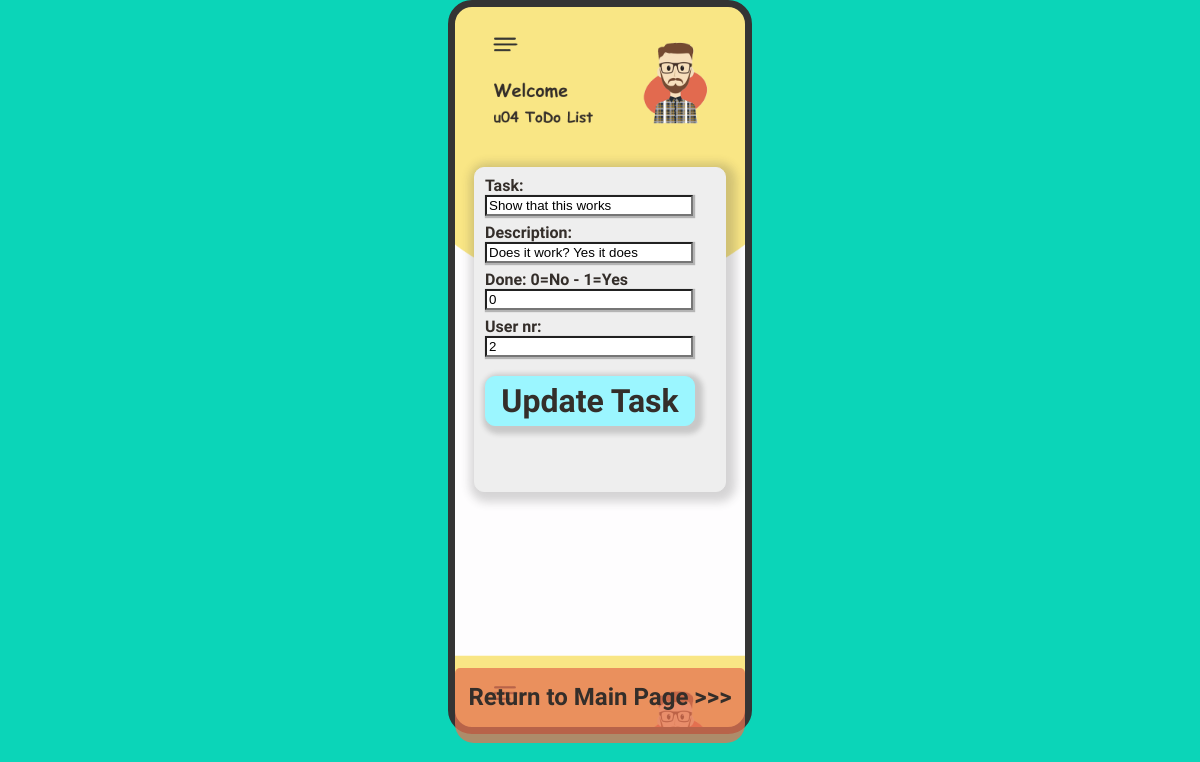
/updateTask.php?showtaskId=36, run on the app's committed database.
### tables this page shows
CREATE TABLE `task` (
  `taskId` int(11) NOT NULL AUTO_INCREMENT,
  `taskTitle` varchar(50) NOT NULL,
  `taskDescription` varchar(50) DEFAULT NULL,
  `taskDone` tinyint(1) DEFAULT NULL,
  `taskDate` date DEFAULT NULL,
  `userId` int(11) DEFAULT NULL,
  PRIMARY KEY (`taskId`),
  KEY `userId` (`userId`),
  CONSTRAINT `task_ibfk_2` FOREIGN KEY (`userId`) REFERENCES `user` (`userId`) ON UPDATE NO ACTION
);

### crud.php (called while the page is built, shortened)
<?php
function getTask($taskId)
{
    $conn = prepareDB();
    $query =<<<SQL
    SELECT * FROM task WHERE taskId=:taskId;
    SQL;
    try {
        $stmt = $conn->prepare($query);
        $stmt->bindParam("taskId", $taskId);
        $stmt->execute();
        $stmt->setFetchMode(PDO::FETCH_ASSOC);
        return $stmt->fetchAll()[0];
    }
    catch (PDOException $error) {
        echo "Error: " . $error->getMessage();
    }
}
?>

### updateTask.php (the view, shortened to what this page needs)
<!DOCTYPE html>
<html lang="en">
<head>
    <link rel="stylesheet" href="styles.css">
</head>
<body>
<section class="iPhone">
<?php
    include 'crud.php';
    $task = getTask($_GET["showtaskId"]);
?>
<div class="updateiPhoneScreen">
<form method="post" action="<?php echo $_SERVER["PHP_SELF"] ?>" class="updateTaskForm">
        <label for="updatetaskTitle">Task:</label><br>
        <input type="text" name="updatetaskTitle" id="updatetaskTitle" value="<? print($task["taskTitle"]) ?>" class="gap"><br>
        <label for="updatetaskDescription">Description:</label><br>
        <input type="text" name="updatetaskDescription" id="updatetaskDescription" value="<? print($task["taskDescription"]) ?>" class="gap"><br>
        <label for="updatetaskTitle">Done: 0=No - 1=Yes</label><br>
        <input type="text" name="updatetaskDone" id="updatetaskDone" value="<? print($task["taskDone"]) ?>" class="gap"><br>
        <label for="updateuserId">User nr:</label><br>
        <input type="text" name="updateuserId" id="updateuserId" value="<? print($task["userId"]) ?> "><br>
        <input type="hidden" name="updatetaskId" value="<? print($_GET["showtaskId"]) ?>"><br>
        <input type="submit" value="Update Task" class="update">
    </form>
<a href="index.php" class="return">Return to Main Page >>></a>
</div>
</section>
</body>
</html>

### styles.css (style rules this page uses)
body { background-color: #0bd5b8; height: 100vh; margin: 0; padding: 0; }
body .iPhone { background-image: url(/screensaver.png); background-size: 100%; border: 7px solid #343434; border-radius: 24px; width: 290px; height: 90vh; margin: auto; overflow-y: scroll; overflow-x: hidden; z-index: 1000; }
body .iPhone .updateiPhoneScreen { margin-top: 160px; }
body .iPhone .updateiPhoneScreen .updateTaskForm { background-color: #eee; border-radius: 10px; border: 1px solid #eee; box-shadow: 3px 3px 10px 7px rgba(49, 49, 49, 0.2); width: 250px; height: 305px; margin: auto; font-family: kalam; font-size: 2em; color: #342e2a; padding-top: 8px; padding-bottom: 10px; color: #342e2a; font-weight: bolder; font-size: 1em; }
body .iPhone .updateiPhoneScreen .updateTaskForm label { margin-left: 10px; }
body .iPhone .updateiPhoneScreen .updateTaskForm input { width: 200px; margin-left: 10px; box-shadow: 1px 1px 1px 1px rgba(49, 49, 49, 0.3); }
body .iPhone .updateiPhoneScreen .updateTaskForm .gap { margin-bottom: 7px; }
body .iPhone .updateiPhoneScreen .updateTaskForm .update { background-color: #9bf6ff; border: 1px solid #9bf6ff; border-radius: 10px; box-shadow: 3px 3px 5px 5px rgba(49, 49, 49, 0.2); width: 210px; height: 50px; margin-left: 10px; font-family: kalam; font-size: 2em; font-weight: bold; color: #342e2a; transition: 0.3s; }
body .iPhone .return { background-color: rgba(229, 115, 81, 0.75); cursor: pointer; position: fixed; bottom: 57px; height: 60px; width: 290px; border-radius: 5px 5px 19px 19px; font-family: kalam; font-size: 1.5em; font-weight: 600; text-decoration: none; color: #342e2a; text-align: center; padding-top: 15px; }

### data on the page
task: updatetaskTitle "Show that this works", updatetaskDescription "Does it work? Yes it does", updatetaskDone "0", updateuserId "2"
